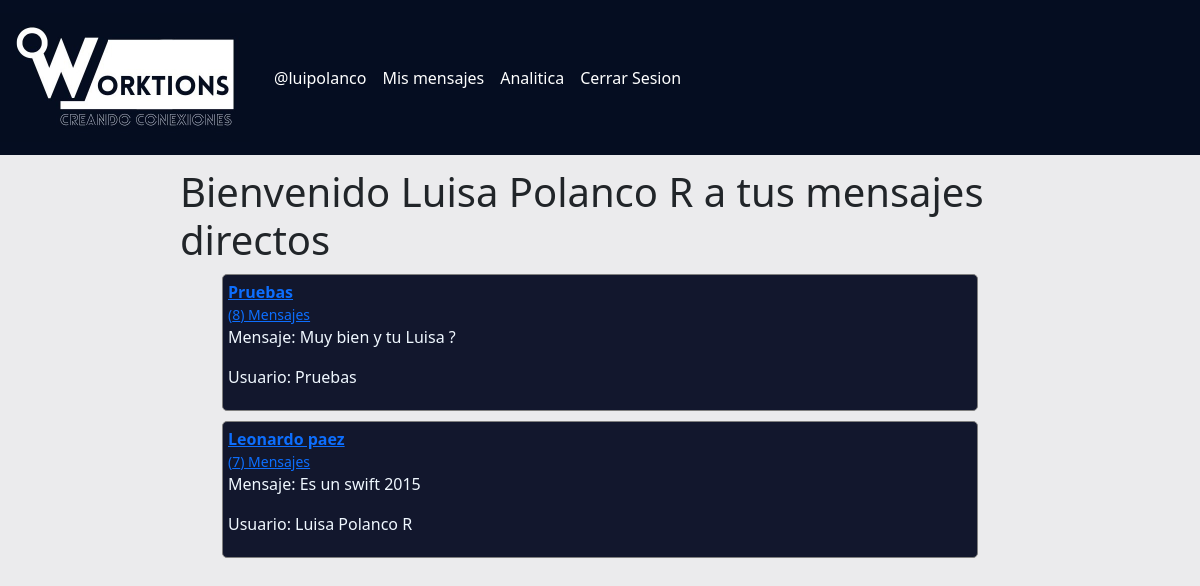
The app's page /inbox (signed in), older data.
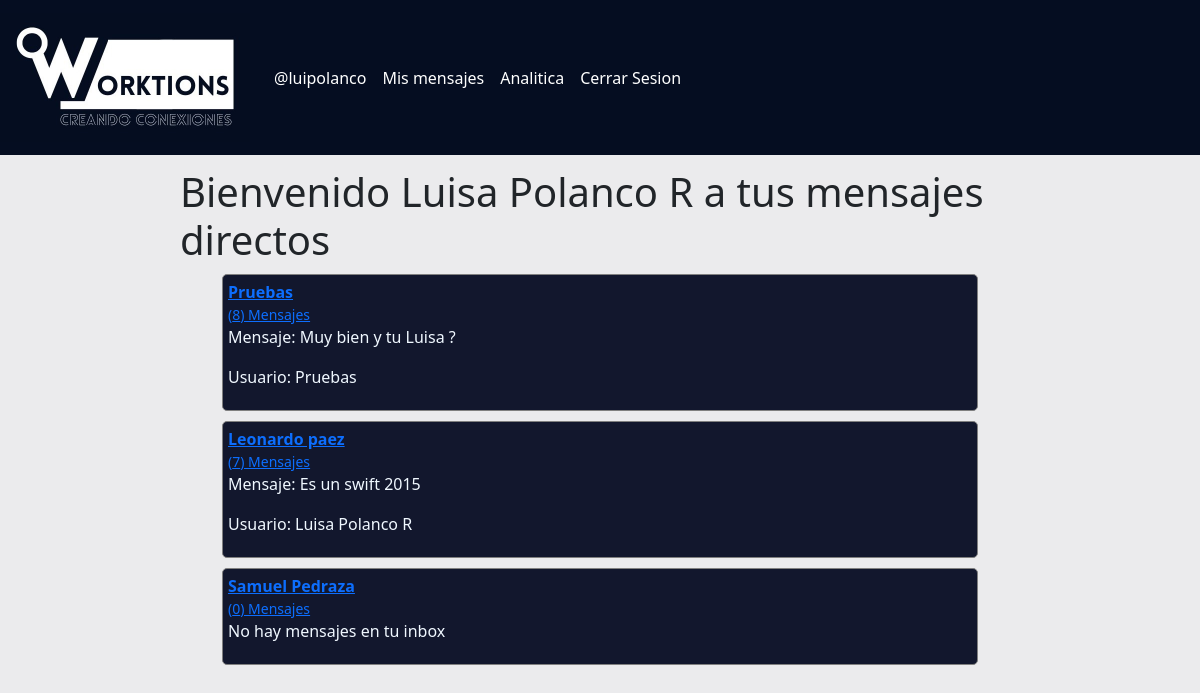
The same page, newer data.
### chat/models.py (models this page shows)
class ModelBase(models.Model):
    id = models.UUIDField(default=uuid.uuid4, primary_key=True, db_index=True, editable=False)
    time = models.DateTimeField(auto_now_add=True)
    update = models.DateTimeField(auto_now=True)
    class Meta:
        abstract = True

class UserChannel(ModelBase):
    channel = models.ForeignKey("Channel", null=True, on_delete=models.SET_NULL)
    user = models.ForeignKey(User, on_delete=models.CASCADE)

class Channel(ModelBase):
    users = models.ManyToManyField(User, blank=True, through=UserChannel)
    objects = ChannelManager()

class ChannelMessage(ModelBase):
    channel = models.ForeignKey("Channel", on_delete=models.CASCADE)
    user = models.ForeignKey(User, on_delete=models.CASCADE)
    text = models.TextField()

### Modules/Services/models.py (models this page shows, shortened)
class User(AbstractBaseUser):
    username = models.CharField('Nombre de usuario',unique = True, max_length=100)
    email = models.EmailField('Correo Electrónico', max_length=254,unique = True)
    name = models.CharField('Nombres', max_length=200, null=True)
    id = models.CharField(max_length=15, primary_key=True)
    date_of_birth = models.DateField(null=True)
    address = models.CharField(max_length = 50, null=True)
    city = models.CharField(max_length =20, null=True)
    barrio = models.CharField(choices=BARRIOS_MED, default="------", max_length=200)
    phone = models.CharField(max_length =15, null=True)
    gender = models.CharField(max_length=15, null=True)
    usuario_activo = models.BooleanField(default = True)
    usuario_administrador = models.BooleanField(default = False)
    objects = UserManager()
    USERNAME_FIELD = 'username'
    REQUIRED_FIELDS = ['name','email', 'id', 'city']
    def __str__(self) -> str:
        return f'{self.name}'

### chat/views.py (the view)
# urls.py: path("inbox", Inbox.as_view(), name="inbox")
class Inbox(View):
    def get(self, request):
        inbox = Channel.objects.filter(userchannel__user__in=[request.user.id])
        context = {
            "inbox":inbox
        }
        return render(request, 'inbox.html', context)

### chat/models.py (called while the page is built)
    def get_queryset(self, *args, **kwargs):
        return ChannelQuerySet(self.model, using=self._db)

### chat/templates/inbox.html (shortened to what this page needs)
    {% extends "base.html" %}
    {% block content %}
    <body style="background-color: #ebebed;">
        <div class="div_main">
            <br>
            <br>
            <br>
            <br>
            <br>
            <br>
            <br>
            <h1>
                Bienvenido {{ user }} a tus mensajes directos
            </h1>
            {% for inbox in inbox %}
            <div class="div_inbox">
                {% for second_user in inbox.userchannel_set.all  %}
                    {% if second_user.user == request.user %}
                    {% else %}
                        <a href="{% url 'detailms' second_user.user.username %}">
                            <strong>
                                {{second_user.user}}
                            </strong>
                            <br>
                            <small >({{inbox.channelmessage_set.count}}) Mensajes</small>
                        </a>
                    {% endif %}
                {% endfor %}
                {% if inbox.channelmessage_set.count != 0 %}
                    <div  class="div_ms_inbox">
                        {% with last_message=inbox.channelmessage_set.last %}
                        <p>Mensaje: {{last_message.text}}</p>
                        <p>Usuario: {{last_message.user}} </p>
                        {% endwith %}
                    </div>
                {% else %}
                <p>
                    No hay mensajes en tu inbox
                </p>
                {% endif %}
            </div>
            {% empty %}
            <h2>Inbox vacío</h2>
            {% endfor %}
        </div>
    </body>
    {% endblock %}

Row changes from the older to the newer data that the page shows:
added Channel: channelmessage_set.count "0", shows "No hay mensajes en tu inbox"
added UserChannel: user "Samuel Pedraza"
